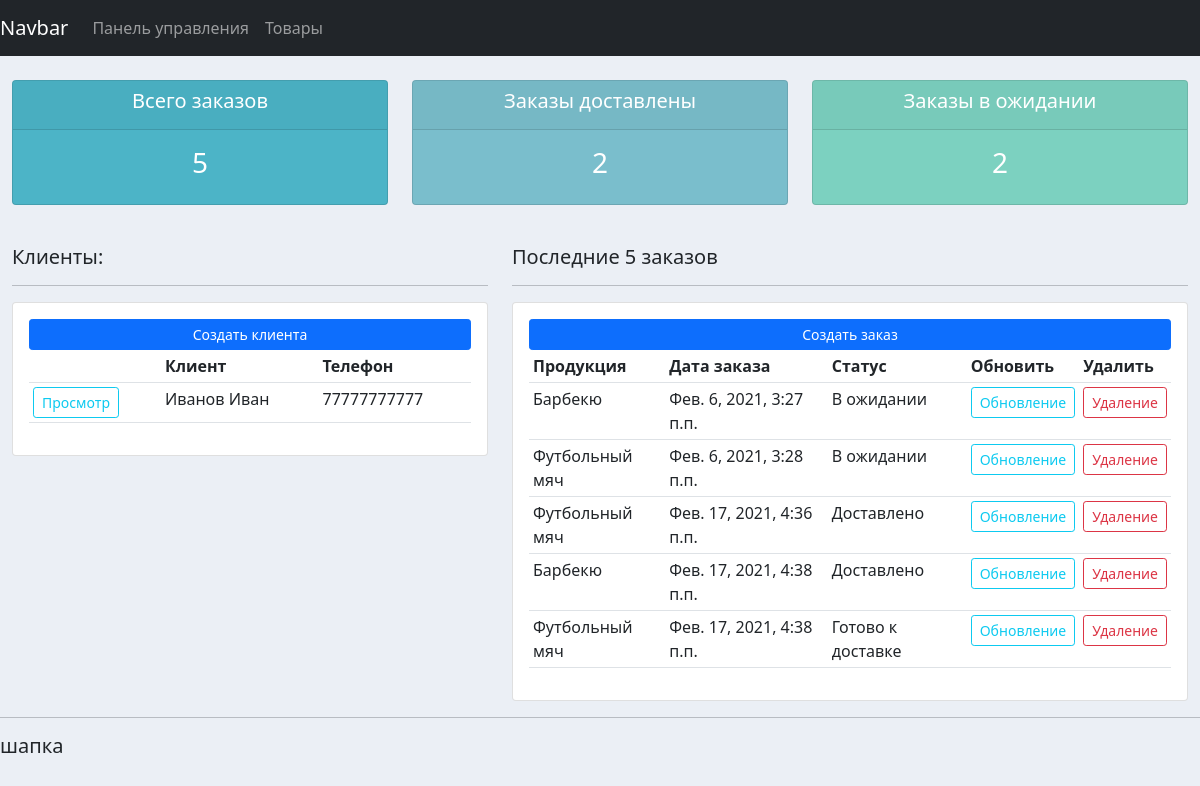
Before: / with the older database file.
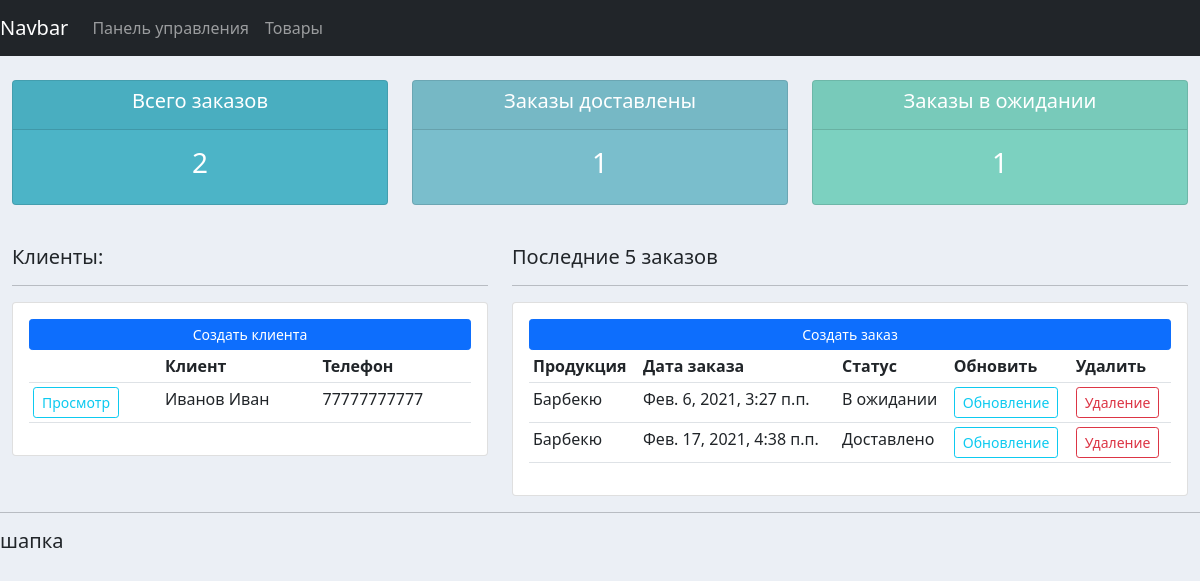
After: the same page with the newer database file.
### accounts/models.py (models this page shows, shortened)
class Customer(models.Model):
    name = models.CharField(max_length=200, null = True, verbose_name = 'ФИО')
    phone = models.CharField(max_length=200, null = True, verbose_name = 'Телефон')
    email = models.CharField(max_length=200, null = True, verbose_name = 'Эл. почта')
    date_created = models.DateTimeField(auto_now_add=True, null = True, verbose_name = 'Дата')
    class Meta:
        verbose_name_plural = 'Клиенты'
        verbose_name = 'Клиент'

class Order(models.Model):
    STATUS = (
        ('В ожидании', 'В ожидании'),
        ('Готово к доставке', 'Готово к доставке'),
        ('Доставлено', 'Доставлено'),
    )
    customer = models.ForeignKey(Customer, null = True, on_delete = models.SET_NULL, verbose_name = 'Клиент')
    product = models.ForeignKey(Pruduct, null = True, on_delete = models.SET_NULL, verbose_name = 'Товар')
    date_created = models.DateTimeField(auto_now_add=True, null = True, verbose_name = 'Дата')
    status = models.CharField(max_length = 200, null = True, choices = STATUS, verbose_name = 'Статус заказа')
    class Meta:
        verbose_name_plural = 'Заказы'
        verbose_name = 'Заказ'

class Pruduct(models.Model):
    CATEGORY = (
        ('Для дома', 'Для дома'),
        ('Для улицы', 'Для улицы'),
    )
    name = models.CharField(max_length=200, null = True, verbose_name = 'Наименования')
    price = models.FloatField(null = True, verbose_name = 'Цена')
    category = models.CharField(max_length=200, null = True, choices = CATEGORY, verbose_name = 'Категория')
    description = models.CharField(max_length=200, null = True, verbose_name = 'Описание', blank = True)
    date_created = models.DateTimeField(auto_now_add=True, null = True, verbose_name = 'Дата')
    tags = models.ManyToManyField(Tag)
    class Meta:
        verbose_name_plural = 'Продукция'
        verbose_name = 'Продукция'
    def __str__(self):
        return self.name

### accounts/views.py (the view)
# urls.py: path('', home, name = 'home'),
def home(request):
    order = Order.objects.all()
    customer = Customer.objects.all()
    total_customers = customer.count()
    total_order = order.count()
    delivered = order.filter(status = 'Доставлено').count()
    pending = order.filter(status = 'В ожидании').count()
    context = {'orders': order, 'customers': customer , 'total_customers': total_customers,
               'total_order': total_order, 'delivered': delivered, 'pending': pending}
    return render(request, 'accounts/dashboard.html', context)

### accounts/templates/accounts/dashboard.html
{% extends "accounts/base.html" %}
{% block content %}
{%  include 'accounts/status.html' %}
<br>
<div class="row">
	<div class="col-md-5">
		<h5>Клиенты:</h5>
		<hr>
		<div class="card card-body">
			<a class="btn btn-primary  btn-sm btn-block" href="">Создать клиента</a>
			<table class="table table-sm">
				<tr>
					<th></th>
					<th>Клиент</th>
					<th>Телефон</th>
				</tr>
				{% for customer in customers %}
					<tr>
						<td><a class="btn btn-outline-info  btn-sm btn-block" href="{% url 'customer' customer.id %}">Просмотр</a></td>
						<td>{{ customer.name }}</td>
						<td>{{ customer.phone }}</td>
					</tr>
					{% endfor %}
			</table>
		</div>
	</div>
	<div class="col-md-7">
		<h5>Последние 5 заказов</h5>
		<hr>
		<div class="card card-body">
			<a class="btn btn-primary  btn-sm btn-block" href="{% url 'create_order' %}">Создать заказ</a>
			<table class="table table-sm">
				<tr>
					<th>Продукция</th>
					<th>Дата заказа</th>
					<th>Статус</th>
					<th>Обновить</th>
					<th>Удалить</th>
				</tr>
					{% for order in orders %}
					<tr>
						<td>{{ order.product }}</td>
						<td>{{ order.date_created }}</td>
						<td>{{ order.status }}</td>
						<td><a class="btn btn-outline-info  btn-sm btn-block" href="{% url 'update_order' order.id %}">Обновление</a></td>
						<td><a class="btn btn-outline-danger  btn-sm btn-block" href="{% url 'delete_order' order.id %}">Удаление</a></td>
					</tr>
					{% endfor %}
			</table>
		</div>
	</div>
</div>
{% endblock %}

Changed rows visible on the page:
removed Order: product "Футбольный мяч", date_created "Фев. 6, 2021, 3:28 п.п.", status "В ожидании"
removed Order: product "Футбольный мяч", date_created "Фев. 17, 2021, 4:36 п.п.", status "Доставлено"
removed Order: product "Футбольный мяч", date_created "Фев. 17, 2021, 4:38 п.п.", status "Готово к доставке"
Other visible differences:
{{ total_order }}: "5" → "2"
{{ delivered }}: "2" → "1"
{{ pending }}: "2" → "1"
